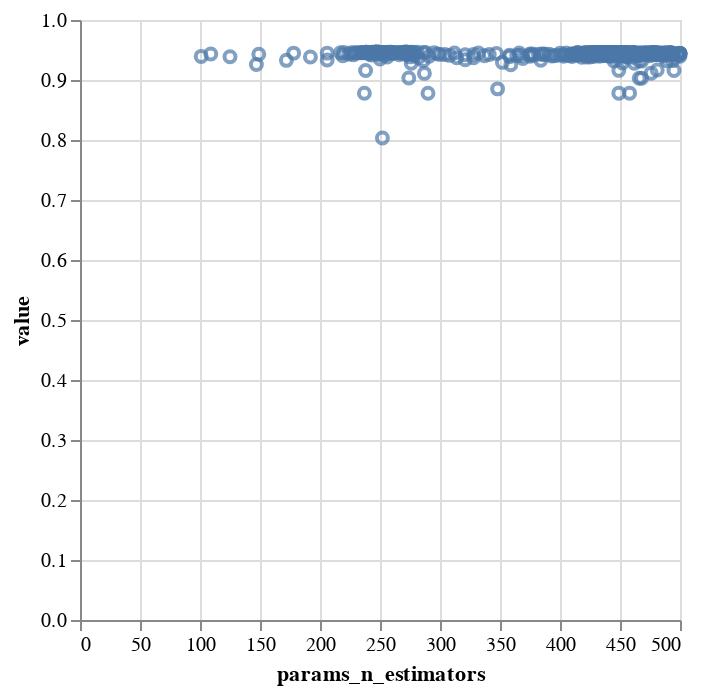

The notebook cell this image was saved under:
### Code cell
import altair as alt
alt.Chart(result).mark_point().encode(
    x=alt.X('params_n_estimators',)
    ,y='value'
)

### Figure 1 — Vega-Lite specification as saved in the notebook (floating-point values rounded to 4 significant figures; data arrays with more than 128 entries replaced by an {"elided": "..."} marker saying what was removed)
{"config": {"view": {"continuousWidth": 300, "continuousHeight": 300}}, "data": {"name": "data-6c52279c9958531eebd8c6f4300db3ae"}, "mark": {"type": "point"}, "encoding": {"x": {"field": "params_n_estimators", "type": "quantitative"}, "y": {"field": "value", "type": "quantitative"}}, "$schema": "https://vega.github.io/schema/vega-lite/v5.20.1.json", "datasets": {"data-6c52279c9958531eebd8c6f4300db3ae": {"elided": "500 records"}}}
